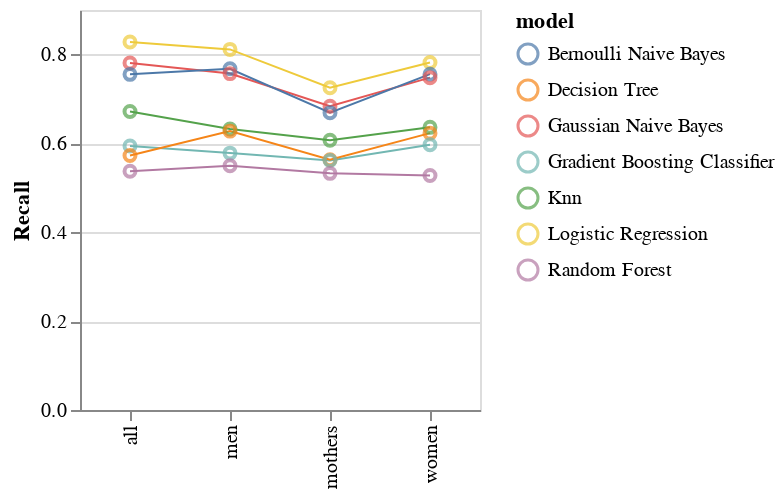

Notebook code for this chart:
### Code cell
merge_results=pd.concat([all_results, men_results, women_results, preg_results])


line=alt.Chart(merge_results).mark_line(size=1).encode(
    x=alt.X('segment', title = ''),
    y=alt.Y('recall', title='Recall', scale=alt.Scale(domain=[0, .9])),
    color='model:N'
).properties(
                width=200,
                height=200
                )

points=alt.Chart(merge_results).mark_point().encode(
    x=alt.X('segment'),
    y=alt.Y('recall', title='Recall', scale=alt.Scale(domain=[0, .9])),
    color='model:N')


recall = alt.layer(line, points, data=merge_results)
recall

### Figure 1 — Vega-Lite specification as saved in the notebook (floating-point values rounded to 4 significant figures)
{"config": {"view": {"continuousWidth": 400, "continuousHeight": 300}}, "layer": [{"mark": {"type": "line", "size": 1}, "encoding": {"color": {"type": "nominal", "field": "model"}, "x": {"type": "nominal", "field": "segment", "title": ""}, "y": {"type": "quantitative", "field": "recall", "scale": {"domain": [0, 0.9]}, "title": "Recall"}}, "height": 200, "width": 200}, {"mark": "point", "encoding": {"color": {"type": "nominal", "field": "model"}, "x": {"type": "nominal", "field": "segment"}, "y": {"type": "quantitative", "field": "recall", "scale": {"domain": [0, 0.9]}, "title": "Recall"}}}], "data": {"name": "data-23d6ae668bcc2983829dde9a5d879330"}, "$schema": "https://vega.github.io/schema/vega-lite/v4.8.1.json", "datasets": {"data-23d6ae668bcc2983829dde9a5d879330": [{"model": "Logistic Regression", "precision": 0.5794, "recall": 0.8278, "f1-score": 0.5869, "segment": "all"}, {"model": "Gaussian Naive Bayes", "precision": 0.5548, "recall": 0.7808, "f1-score": 0.5241, "segment": "all"}, {"model": "Bernoulli Naive Bayes", "precision": 0.5665, "recall": 0.7552, "f1-score": 0.5724, "segment": "all"}, {"model": "Knn", "precision": 0.5445, "recall": 0.6714, "f1-score": 0.539, "segment": "all"}, {"model": "Gradient Boosting Classifier", "precision": 0.728, "recall": 0.594, "f1-score": 0.6295, "segment": "all"}, {"model": "Decision Tree", "precision": 0.5537, "recall": 0.5725, "f1-score": 0.561, "segment": "all"}, {"model": "Random Forest", "precision": 0.8136, "recall": 0.537, "f1-score": 0.5576, "segment": "all"}, {"model": "Logistic Regression", "precision": 0.5613, "recall": 0.8113, "f1-score": 0.5643, "segment": "men"}, {"model": "Bernoulli Naive Bayes", "precision": 0.5524, "recall": 0.7677, "f1-score": 0.5501, "segment": "men"}, {"model": "Gaussian Naive Bayes", "precision": 0.5373, "recall": 0.7569, "f1-score": 0.4934, "segment": "men"}, {"model": "Knn", "precision": 0.5295, "recall": 0.6322, "f1-score": 0.5218, "segment": "men"}, {"model": "Decision Tree", "precision": 0.5899, "recall": 0.6275, "f1-score": 0.6047, "segment": "men"}, {"model": "Gradient Boosting Classifier", "precision": 0.6535, "recall": 0.578, "f1-score": 0.6018, "segment": "men"}, {"model": "Random Forest", "precision": 0.6943, "recall": 0.5497, "f1-score": 0.5751, "segment": "men"}, {"model": "Logistic Regression", "precision": 0.6198, "recall": 0.7817, "f1-score": 0.6456, "segment": "women"}, {"model": "Bernoulli Naive Bayes", "precision": 0.6006, "recall": 0.7556, "f1-score": 0.6161, "segment": "women"}, {"model": "Gaussian Naive Bayes", "precision": 0.5741, "recall": 0.7478, "f1-score": 0.5438, "segment": "women"}, {"model": "Knn", "precision": 0.5502, "recall": 0.636, "f1-score": 0.5421, "segment": "women"}, {"model": "Decision Tree", "precision": 0.6182, "recall": 0.6229, "f1-score": 0.6205, "segment": "women"}, {"model": "Gradient Boosting Classifier", "precision": 0.731, "recall": 0.5968, "f1-score": 0.6301, "segment": "women"}, {"model": "Random Forest", "precision": 0.6986, "recall": 0.5277, "f1-score": 0.5346, "segment": "women"}, {"model": "Logistic Regression", "precision": 0.6156, "recall": 0.725, "f1-score": 0.6343, "segment": "mothers"}, {"model": "Gaussian Naive Bayes", "precision": 0.5708, "recall": 0.6834, "f1-score": 0.5452, "segment": "mothers"}, {"model": "Bernoulli Naive Bayes", "precision": 0.6046, "recall": 0.669, "f1-score": 0.6217, "segment": "mothers"}, {"model": "Knn", "precision": 0.542, "recall": 0.6071, "f1-score": 0.5111, "segment": "mothers"}, {"model": "Decision Tree", "precision": 0.5572, "recall": 0.5632, "f1-score": 0.5599, "segment": "mothers"}, {"model": "Gradient Boosting Classifier", "precision": 0.7378, "recall": 0.5615, "f1-score": 0.5831, "segment": "mothers"}, {"model": "Random Forest", "precision": 0.6811, "recall": 0.5324, "f1-score": 0.5377, "segment": "mothers"}]}}
